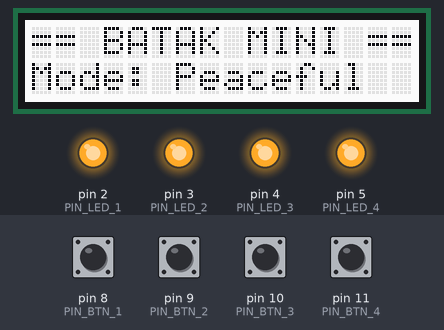
Recording of a sketch running on a simulated Arduino Uno, built with avr-gcc and run on an emulated ATmega328P. Shown: 16×2 character LCD, output pins drawn as LEDs (lit = HIGH). Dashed ring = blinking. The inputs (shaded band) are chosen by the test bench; at power-on: pin 8 (PIN_BTN_1), pin 9 (PIN_BTN_2), pin 10 (PIN_BTN_3), pin 11 (PIN_BTN_4) HIGH. Random numbers use the default seed unless the sketch sets one.

Above: at 2.7 s.
2.8 s: pin 9 (PIN_BTN_2) pulled LOW for 0.15 s
At 3.26 s:
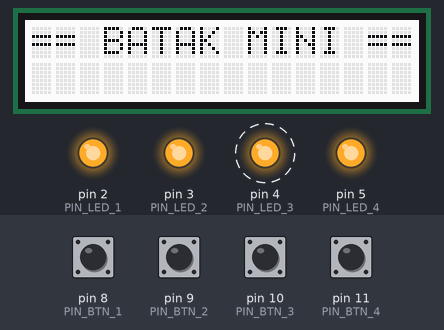
3.5 s: pin 8 (PIN_BTN_1) pulled LOW for 1 s
At 6.1 s:
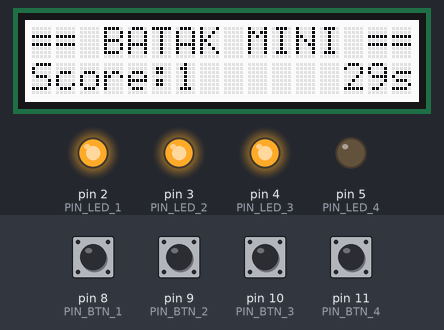
6.8 s: pin 11 (PIN_BTN_4) pulled LOW for 0.15 s
At 7.7 s:
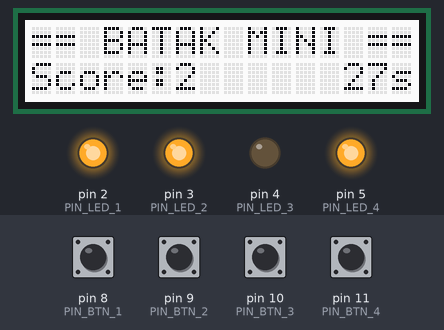
9.9 s: pin 10 (PIN_BTN_3) pulled LOW for 0.15 s
At 10.1 s:
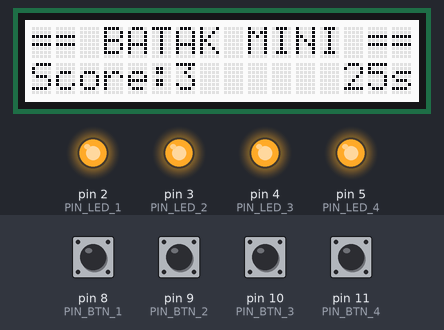
11.7 s: pin 10 (PIN_BTN_3) pulled LOW for 1 s
At 12.7 s:
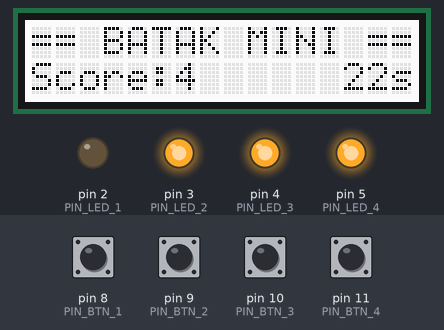
14.2 s: pin 8 (PIN_BTN_1) pulled LOW for 0.15 s
At 37.9 s:
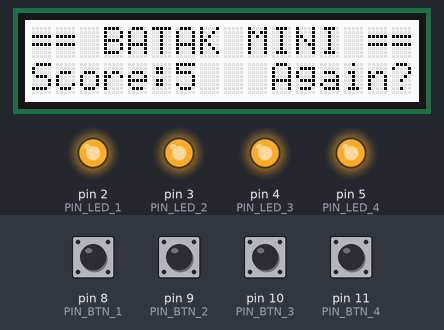
Timing chart, 0 to 38.8 s (numbered marks = the images above; inputs shaded):
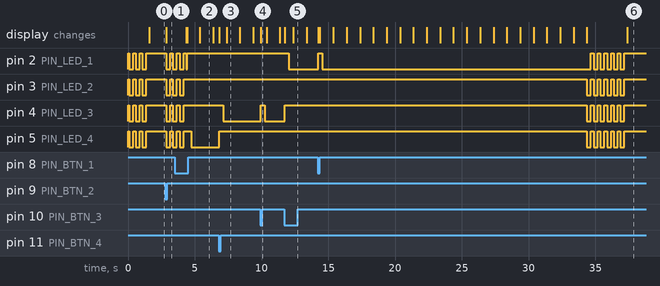

The sketch:

batak_mini.ino
```cpp
#include <Wire.h>
#include <ezButton.h>
#include "rgb_lcd.h"

// =======================================
// Batak Mini - by Landry Trebon - 11/2023
// =======================================

// CONSTANTS =============================

const int NB_BUTTONS = 4;

const int PIN_LED_START = 2;
const int PIN_BTN_START = 8;

const int BTN_SWITCH = PIN_BTN_START;
const int BTN_VALIDATE = PIN_BTN_START + 1;

const int GAME_DURATION = 30;
const int NEW_LED_INTERVAL = 300;

const int NB_MODES = 6;
const int MODES[NB_MODES] = { -1, 1000, 800, 600, 400, 200 };
const String MODE_NAMES[NB_MODES] = {
  "Peaceful",
  "Hard 1s",
  "Hard 0.8s",
  "Hard 0.6s",
  "Hard 0.4s",
  "Hard 0.2s"
};

const int PIN_LED_1 = 2;
const int PIN_BTN_1 = 8;

const int PIN_LED_2 = 3;
const int PIN_BTN_2 = 9;

const int PIN_LED_3 = 4;
const int PIN_BTN_3 = 10;

const int PIN_LED_4 = 5;
const int PIN_BTN_4 = 11;

const int DEBOUNCE = 50;

// VARIABLES =============================

ezButton button1(PIN_BTN_1);
ezButton button2(PIN_BTN_2);
ezButton button3(PIN_BTN_3);
ezButton button4(PIN_BTN_4);

int mode = -1;
rgb_lcd lcd;

// SETUP =================================

void prepare() {
  randomSeed(analogRead(0));

  button1.setDebounceTime(DEBOUNCE);
  pinMode(PIN_LED_1, OUTPUT);
  digitalWrite(PIN_LED_1, HIGH);

  button2.setDebounceTime(DEBOUNCE);
  pinMode(PIN_LED_2, OUTPUT);
  digitalWrite(PIN_LED_2, HIGH);

  button3.setDebounceTime(DEBOUNCE);
  pinMode(PIN_LED_3, OUTPUT);
  digitalWrite(PIN_LED_3, HIGH);

  button4.setDebounceTime(DEBOUNCE);
  pinMode(PIN_LED_4, OUTPUT);
  digitalWrite(PIN_LED_4, HIGH);

  lcd.begin(16, 2);
  lcd.setCursor(0, 0);
  lcd.print("== BATAK MINI ==");
}

void flashLed() {
  int i = 0;
  while (i < 3) {
    digitalWrite(PIN_LED_1, LOW);
    digitalWrite(PIN_LED_2, LOW);
    digitalWrite(PIN_LED_3, LOW);
    digitalWrite(PIN_LED_4, LOW);
    delay(300);

    digitalWrite(PIN_LED_1, HIGH);
    digitalWrite(PIN_LED_2, HIGH);
    digitalWrite(PIN_LED_3, HIGH);
    digitalWrite(PIN_LED_4, HIGH);
    delay(200);
    i++;
  }
}

void setup() {
  Serial.begin(9600);
  prepare();
  flashLed();
}

// LOOP ==================================

void gameMenu() {
  mode = -1;
  int selectedMode = 0;
  lcd.setCursor(0, 1);
  lcd.print("Mode:");

  while (1 == 1) {
    button1.loop();
    button2.loop();

    if (selectedMode != mode) {
      mode = selectedMode;
      lcd.setCursor(6, 1);
      lcd.print("         ");
      lcd.setCursor(6, 1);
      lcd.print(MODE_NAMES[mode]);
    }

    if (button1.isPressed()) {
      selectedMode = (mode + 1) % NB_MODES;
    }

    if (button2.isPressed()) {
      lcd.setCursor(0, 1);
      lcd.print("                ");
      break;
    }
  }
}

void startGame() {
  unsigned long now = 0;
  int timeRemaining = 0;
  int localTimeRemaining;

  int score = 0;
  int activeLed = 0;
  unsigned long lastLedOff = 0;

  flashLed();
  lcd.setCursor(0, 1);
  lcd.print("Score:");
  lcd.setCursor(6, 1);
  lcd.print(score);
  lcd.setCursor(15, 1);
  lcd.print("s");

  unsigned long gameStart = millis();

  while (1 == 1) {
    button1.loop();
    button2.loop();
    button3.loop();
    button4.loop();
    now = millis();

    localTimeRemaining = GAME_DURATION - ((now - gameStart) / 1000);
    if (localTimeRemaining != timeRemaining) {
      timeRemaining = localTimeRemaining;
      lcd.setCursor(13, 1);
      lcd.print("  ");
      lcd.setCursor(13, 1);
      lcd.print(timeRemaining);
    }

    if (activeLed == 0 && (now - lastLedOff) > NEW_LED_INTERVAL) {
      activeLed = random(PIN_LED_START, PIN_LED_START+NB_BUTTONS);
      digitalWrite(activeLed, LOW);
    }

    if (
      (button1.isPressed() && activeLed == PIN_LED_1) ||
      (button2.isPressed() && activeLed == PIN_LED_2) ||
      (button3.isPressed() && activeLed == PIN_LED_3) ||
      (button4.isPressed() && activeLed == PIN_LED_4)
    ) {
      digitalWrite(activeLed, HIGH);
      activeLed = 0;
      lcd.setCursor(6, 1);
      lcd.print(++score);
      lastLedOff = now;
    }

    if (MODES[mode] > 0 && now - lastLedOff > (MODES[mode] + NEW_LED_INTERVAL)) {
      digitalWrite(activeLed, HIGH);
      activeLed = 0;
      lastLedOff = now;
    }

    if (timeRemaining <= 0) {
      flashLed();
      flashLed();
      break;
    }
  }
}

void endGame() {
  lcd.setCursor(10, 1);
  lcd.print("Again?");

  while (1 == 1) {
    button2.loop();

    if (button2.isPressed()) {
      lcd.setCursor(0, 1);
      lcd.print("                ");
      break;
    }
  }
}

void loop() {
  gameMenu();
  startGame();
  endGame();
}
```

Measured:
- after the input at 2.8 s, pin 2 (PIN_LED_1), pin 3 (PIN_LED_2), pin 4 (PIN_LED_3), pin 5 (PIN_LED_4): HIGH → LOW after 0.06 s, → HIGH 0.30 s later, → LOW 0.20 s later; the display: changes after 0.06 s (image 1)
- after the input at 6.8 s, pin 4 (PIN_LED_3): HIGH → LOW after 0.35 s; pin 5 (PIN_LED_4): LOW → HIGH after 0.05 s
- after the input at 9.9 s, pin 4 (PIN_LED_3): LOW → HIGH after 0.05 s, → LOW 0.30 s later
- after the input at 11.7 s, pin 2 (PIN_LED_1): HIGH → LOW after 0.35 s; pin 4 (PIN_LED_3): LOW → HIGH after 0.05 s
- what the display in image 3 shows lasts 1.0 s, from 7.4 s to 8.4 s
